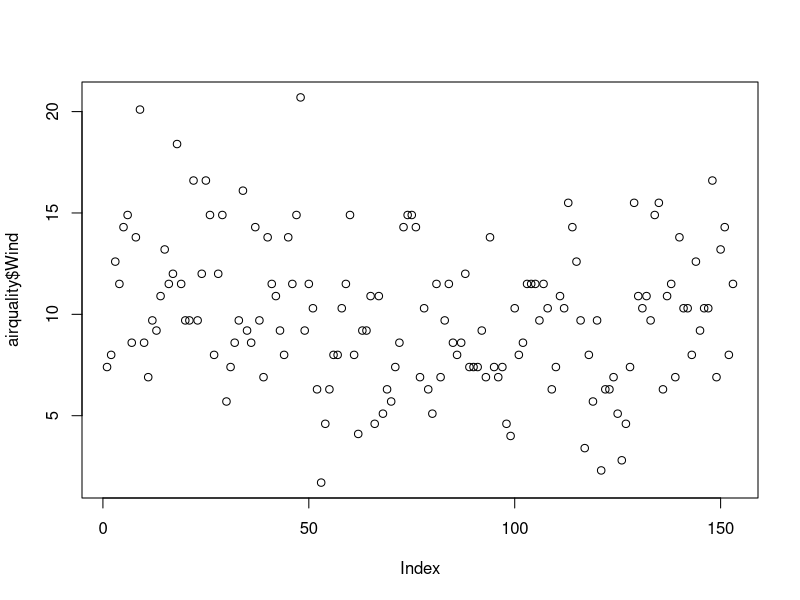
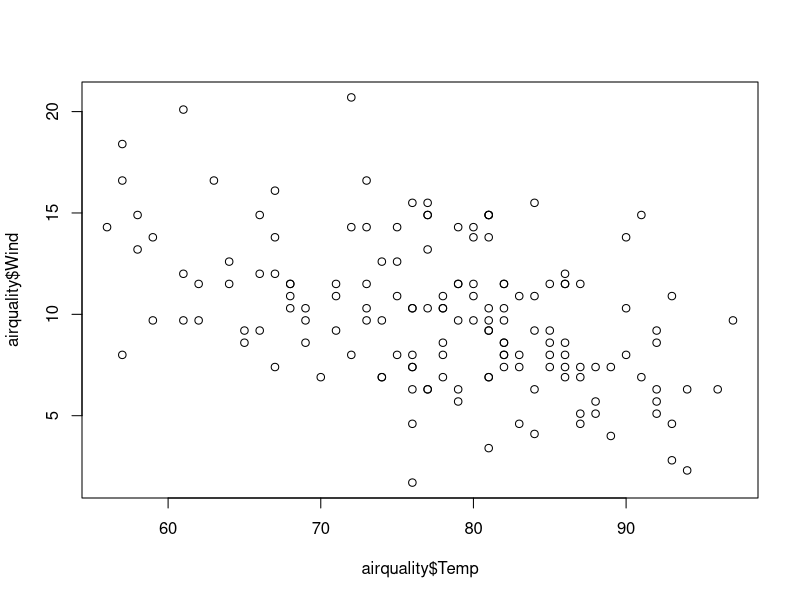
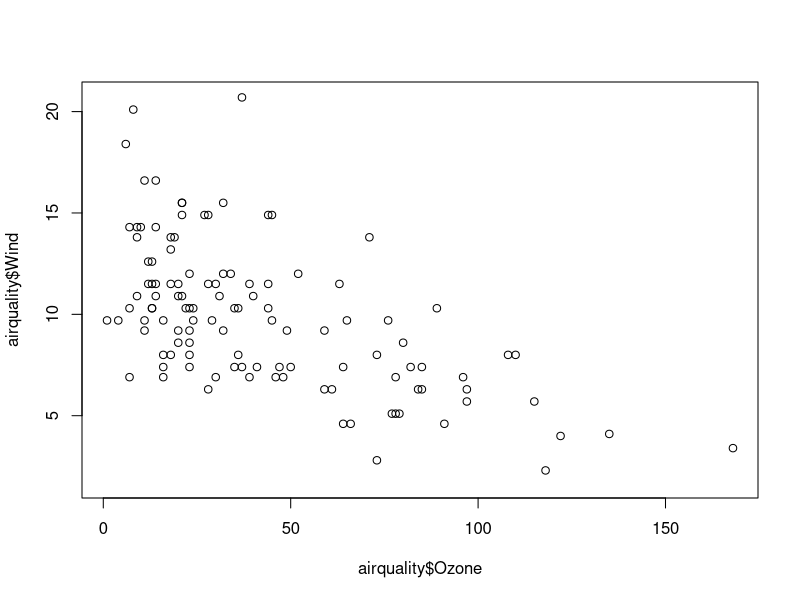
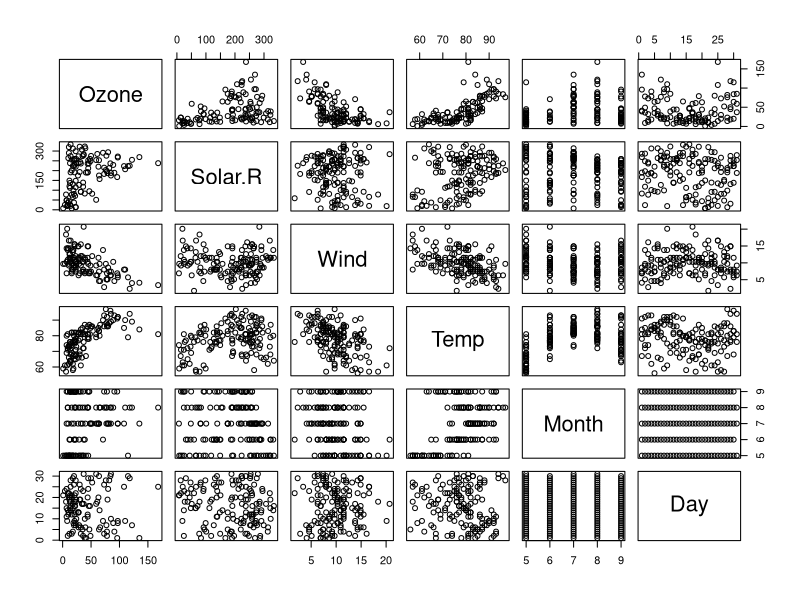
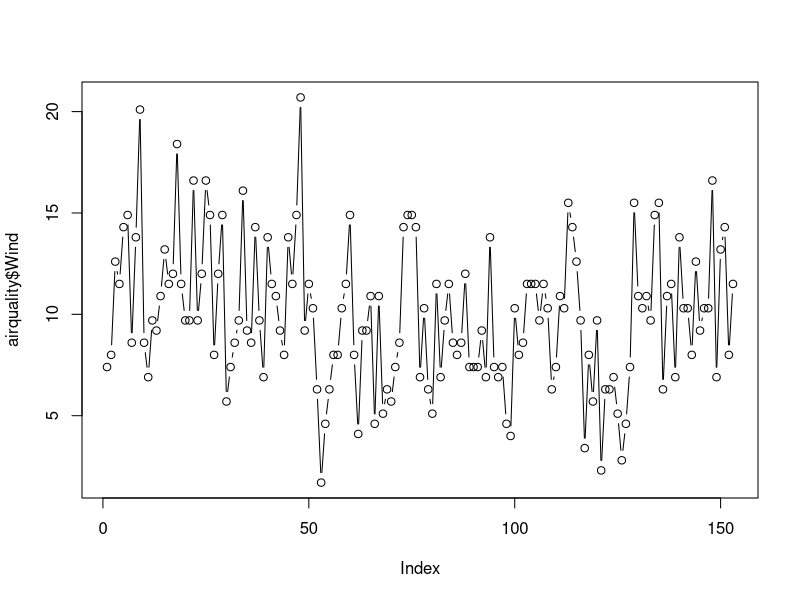
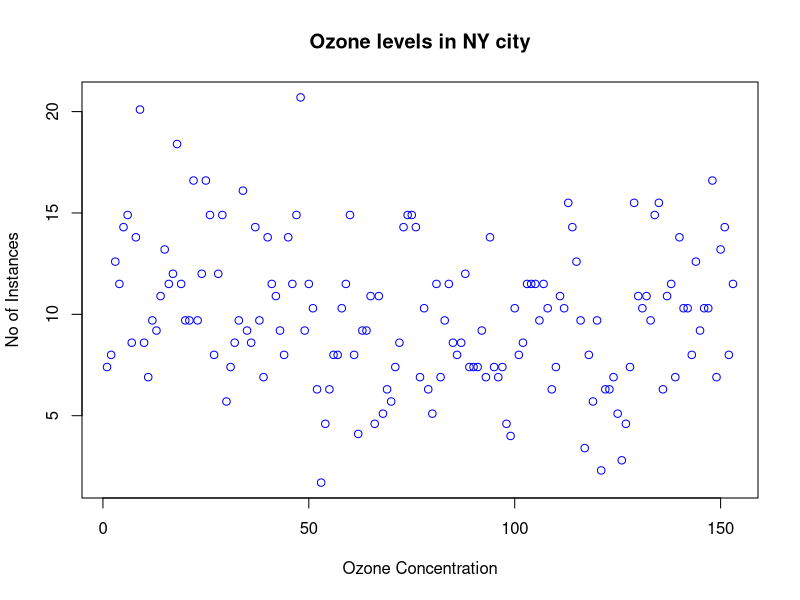
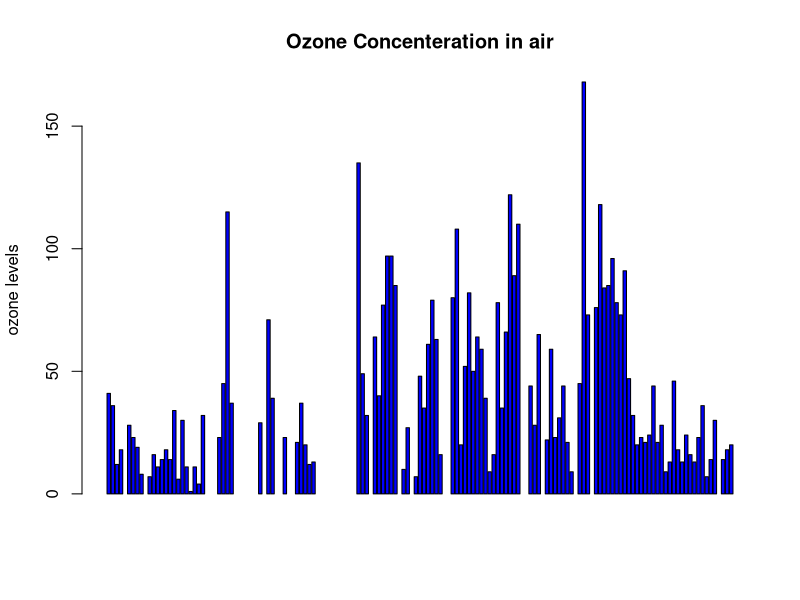
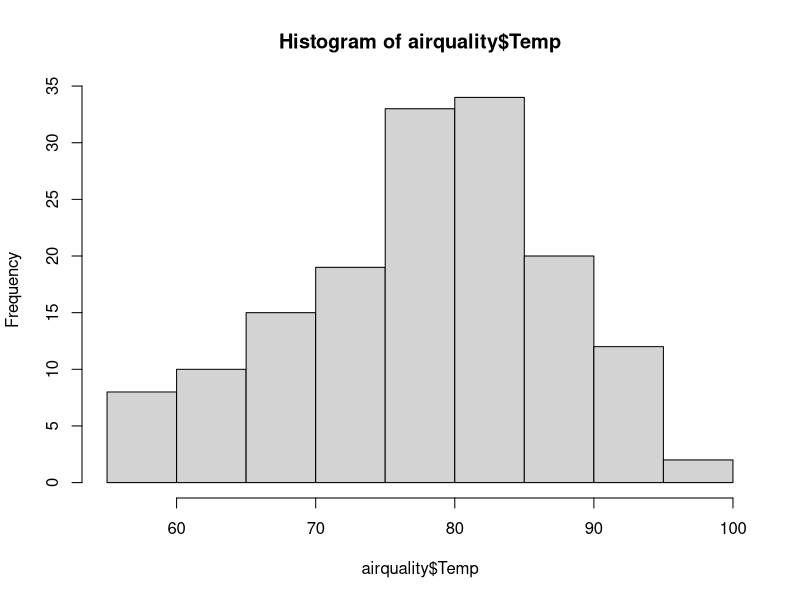

The R script that drew these images, in order:
airquality<-datasets::airquality
#airquality = read.csv('path/airquality.csv',header=TRUE, sep=",")
airquality <- datasets::airquality


####Top 10 rows and last 10 rows
head(airquality,5)
tail(airquality,10)

######Columns
airquality[,c(1,2)]

#THIS WILL REMOVE THE the last 6th columen from the table
df<-airquality[,-6]


#this will show the summary i.e min median 1st qudrant 
#3rd quadrant the max the outlies
summary(airquality[,1])

#in this we have introduced with $dollar sign which we can use to see any coloms
#or any rows for example intially we learned df[1,2] but now we can use
#df$and the colomun name
airquality$Ozone

#this will show the summary i.e min median 1st qudrant 
#3rd quadrant the max the outlies using$ dollar symbol which is explaned above
summary(airquality$Wind)

###########Summary of the data#########

summary(airquality)
summary(airquality$Wind)
summary(airquality$Month)
##################### plot will show the various graph 
plot(airquality$Wind)

plot(airquality$Temp,airquality$Wind,type="p")
plot(airquality$Ozone,airquality$Wind,type="p")

plot(airquality)
# points and lines 
plot(airquality$Wind, type= "b") # p: points, l: lines,b: both
plot(airquality$Wind, xlab = 'Ozone Concentration', 
     ylab = 'No of Instances', main = 'Ozone levels in NY city',
     col = 'blue')
# Horizontal bar plot
barplot(airquality$Ozone, main = 'Ozone Concenteration in air',
        ylab = 'ozone levels', col= 'blue',horiz = F)
#Histogram
hist(airquality$Temp)
hist(airquality$Temp, 
     main = 'Solar Radiation values in air',
     xlab = 'Solar rad.', col='blue')

#Single box plot
boxplot(airquality$Ozone,main="Boxplot")
# Multiple box plots
boxplot(airquality[,1:4],main='Multiple')
#margin of the grid(mar), 
#no of rows and columns(mfrow), 
#whether a border is to be included(bty) 
#and position of the 
#labels(las: 1 for horizontal, las: 0 for vertical)
#bty - box around the plot (o= yes bounding box needed, n= no box)
par(mfrow=c(3,3),mar=c(2,5,2,1),  las=0, bty="o")
plot(airquality$Ozone)
plot(airquality$Ozone, airquality$Wind)
plot(airquality$Ozone, type= "l")
plot(airquality$Ozone, type= "l")
plot(airquality$Ozone, type= "l")
barplot(airquality$Ozone, main = 'Ozone Concenteration in air',
        xlab = 'ozone levels', col='green',horiz = TRUE)
hist(airquality$Solar.R)
boxplot(airquality$Solar.R)
boxplot(airquality[,1:4], main='Multiple Box plots')
